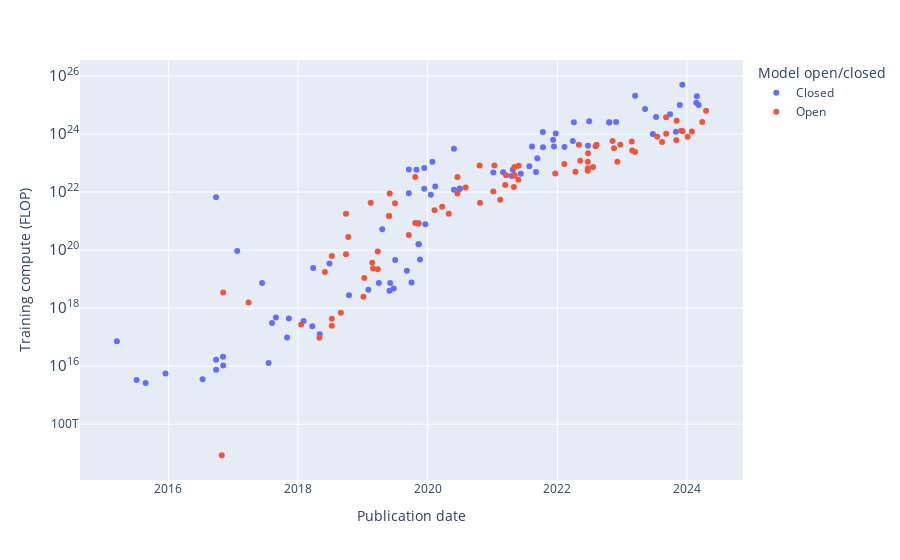

Source (notebook cell):
### Code cell
fig = px.scatter(
    # access_df,
    # access_df.loc[access_df_recent['System'].isin(selected_systems)],
    access_df_recent,
    x='Publication date',
    y='Training compute (FLOP)',
    color='Model open/closed',
    hover_data=['System'],
    log_y=True,
)

save_plot(fig, results_dir, f'training_compute_by_open_closed {analysis_start_year}')

fig.show()

### Figure 1 — Plotly figure (JSON) as saved in the notebook; plotly's stock layout.template omitted (floating-point values rounded to 4 significant figures)
{"data": [{"customdata": [["genCNN + dyn eval"], ["Search-Proven Best LSTM"], ["LSTM-Char-Large"], ["Variational (untied weights, MC) LSTM (Large)"], ["VD-RHN"], ["GNMT"], ["Pointer Sentinel-LSTM (medium)"], ["Zoneout + Variational LSTM (WT2)"], ["VD-LSTM+REAL Large"], ["Neural Architecture Search with base 8 and shared embeddings"], ["MoE"], ["Transformer"], ["Densely Connected LSTM + Var. Dropout"], ["AWD-LSTM - 3-layer LSTM (tied) + continuous cache pointer (WT2)"], ["GL-LWGC-AWD-MoS-LSTM + dynamic evaluation (WT2)"], ["Fraternal dropout + AWD-LSTM 3-layer (WT2)"], ["AWD-LSTM-MoS + dynamic evaluation (WT2, 2017)"], ["QRNN"], ["4 layer QRNN (h=2500)"], ["LSTM (Hebbian, Cache, MbPA)"], ["Dropout-LSTM+Noise(Bernoulli) (WT2)"], ["QT-Opt"], ["TrellisNet"], ["Hanabi 4 player"], ["FAIRSEQ Adaptive Inputs"], ["BERT-Large-CAS (PTB+WT2+WT103)"], ["DLRM-2020"], ["Transformer-XL Large + Phrase Induction"], ["Tensorized Transformer (257M)"], ["All-attention network + adaptive span"], ["ResNet-152 + ObjectNet"], ["Megatron-BERT"], ["Megatron-LM (8.3B)"], ["AlphaX-1"], ["AlphaStar"], ["Sandwich Transformer"], ["Noisy Student (L2)"], ["Compressive Transformers for Long-Range Sequence Modelling"], ["MuZero"], ["OpenAI Five"], ["OpenAI Five Rerun"], ["DD-PPO"], ["ContextNet + Noisy Student"], ["Meena"], ["Turing-NLG"], ["GPT-3 175B (davinci)"], ["GPT3-6.7B (rerun of original)"], ["GShard (dense)"], ["GShard (600B)"], ["DALL-E"], ["Meta Pseudo Labels"], ["PLUG"], ["PanGu-α"], ["CoAtNet"], ["GOAT"], ["Jurassic-1-Jumbo"], ["FLAN 137B"], ["HyperCLOVA 82B"], ["Megatron-Turing NLG 530B"], ["Yuan 1.0"], ["Gopher (280B)"], ["GLaM"], ["ERNIE 3.0 Titan"], ["LaMDA"], ["Chinchilla"], ["PaLM (540B)"], ["Parti"], ["Minerva (540B)"], ["U-PaLM (540B)"], ["Flan-PaLM 540B"], ["GPT-3.5 (text-davinci-003)"], ["GPT-4"], ["PaLM 2"], ["Inflection-1"], ["Claude 2"], ["Amazon Titan"], ["Mi:dm 200B"], ["Inflection-2"], ["Gemini 1.0 Ultra"], ["MegaScale (Production)"], ["Mistral Large"], ["Inflection-2.5"]], "hovertemplate": "Model open/closed=Closed<br>Publication date=%{x}<br>Training compute (FLOP)=%{y}<br>System=%{customdata[0]}<extra></extra>", "legendgroup": "Closed", "marker": {"color": "#636efa", "symbol": "circle"}, "mode": "markers", "name": "Closed", "orientation": "v", "showlegend": true, "type": "scatter", "x": ["2015-03-17", "2015-07-06", "2015-08-26", "2015-12-16", "2016-07-12", "2016-09-26", "2016-09-26", "2016-09-26", "2016-11-04", "2016-11-05", "2017-01-23", "2017-06-12", "2017-07-19", "2017-08-07", "2017-08-29", "2017-10-31", "2017-11-10", "2018-02-01", "2018-03-22", "2018-03-27", "2018-05-03", "2018-06-27", "2018-10-15", "2019-02-01", "2019-04-01", "2019-04-20", "2019-05-31", "2019-06-04", "2019-06-24", "2019-07-02", "2019-09-06", "2019-09-17", "2019-09-17", "2019-10-02", "2019-10-30", "2019-11-10", "2019-11-11", "2019-11-13", "2019-11-19", "2019-12-13", "2019-12-13", "2019-12-19", "2020-01-19", "2020-01-28", "2020-02-13", "2020-05-28", "2020-05-28", "2020-06-30", "2020-06-30", "2021-01-05", "2021-03-01", "2021-04-19", "2021-04-25", "2021-06-09", "2021-07-27", "2021-08-11", "2021-09-03", "2021-09-10", "2021-10-11", "2021-10-12", "2021-12-08", "2021-12-13", "2021-12-23", "2022-02-10", "2022-03-29", "2022-04-04", "2022-06-22", "2022-06-29", "2022-10-20", "2022-10-20", "2022-11-28", "2023-03-15", "2023-05-10", "2023-06-23", "2023-07-11", "2023-09-28", "2023-10-31", "2023-11-22", "2023-12-06", "2024-02-23", "2024-02-26", "2024-03-07"], "xaxis": "x", "y": [73000000000000000, 3340000000000000, 2650000000000000, 5620000000000000, 3570000000000000, 6.62e+21, 7490000000000000, 16800000000000000, 21300000000000000, 10500000000000000, 93939056640000000000, 7424524800000000000, 12800000000000000, 309000000000000000, 474000000000000000, 98500000000000000, 437000000000000000, 360000000000000000, 240000000000000000, 24000000000000000000, 127000000000000000, 34875000000000000000, 2780000000000000000, 4300000000000000000, 7300000000000000000, 521000000000000000000, 4000000000000000000, 7300000000000000000, 4760000000000000000, 46000000000000000000, 19400000000000000000, 6.027e+22, 9.1e+21, 7600000000000000000, 5.925e+22, 158000000000000000000, 849346560000000000000, 160000000000000000000, 48000000000000000000, 6.7e+22, 1.3e+22, 780000000000000000000, 8.16e+21, 1.12e+23, 1.57e+22, 3.14e+23, 1.2e+22, 1.28e+22, 1.33e+22, 4.7e+22, 4.79e+22, 3.6e+22, 5.83e+22, 4.27e+22, 7.8e+22, 3.7e+23, 4.896e+22, 1.476e+23, 1.17e+24, 3.538e+23, 6.31e+23, 3.74e+23, 1.042e+24, 3.55e+23, 5.76e+23, 2.527e+24, 3.963e+23, 2.742e+24, 2.53e+24, 2.5e+24, 2.578e+24, 2.1e+25, 7.34e+24, 1e+24, 3.866e+24, 4.8e+24, 1.2e+24, 1.001e+25, 5e+25, 1.2e+25, 2e+25, 1e+25], "yaxis": "y"}, {"customdata": [["SPIDER2"], ["BIDAF"], ["AlexNet + coordinating filters"], ["ULM-FiT"], ["DNCON2"], ["GPT"], ["Big-Little Net"], ["Big-Little Net (vision)"], ["Big-Little Net (speech)"], ["(ensemble): AWD-LSTM-DOC (fin) × 5 (WT2)"], ["BigGAN-deep 512x512"], ["Transformer (Adaptive Input Embeddings) WT103"], ["BERT-Large"], ["Decoupled weight decay regularization"], ["Transformer-XL (257M)"], ["GPT-2 (1.5B)"], ["ProxylessNAS"], ["KataGo"], ["UniRep"], ["SciBERT"], ["MnasNet-A3"], ["MnasNet-A1 + SSDLite"], ["XLNet"], ["RoBERTa Large"], ["Megatron-LM (355M)"], ["T5-3B"], ["T5-11B"], ["CamemBERT"], ["ALBERT-xxlarge"], ["ELECTRA"], ["Once for All"], ["iGPT-XL"], ["iGPT-L"], ["mBART-50"], ["mT5-XXL"], ["ViT-Huge/14"], ["CLIP (ViT L/14@336px)"], ["Switch"], ["MSA Transformer"], ["ResNet-RS"], ["GLM-10B"], ["GPT-J-6B"], ["ProtT5-XXL"], ["ProtT5-XXL-BFD"], ["ProtBERT-BFD"], ["CogView"], ["ByT5-XXL"], ["XGLM-7.5B"], ["GPT-NeoX-20B"], ["Stable Diffusion (LDM-KL-8-G)"], ["OPT-175B"], ["UL2"], ["OPT-66B"], ["OPT-30B"], ["CodeGeeX"], ["YaLM"], ["ESM2-15B"], ["GLM-130B"], ["BlenderBot 3"], ["BLOOM-176B"], ["Galactica"], ["Whisper v2"], ["OPT-IML (175B)"], ["LLaMA-65B"], ["LLaMA-33B"], ["Falcon-40B"], ["Llama 2-70B"], ["Code Llama-34B"], ["Falcon-180B"], ["TigerBot-70B"], ["Yi-34B"], ["Grok-1"], ["Qwen-72B"], ["XVERSE-65B-2"], ["DeepSeek LLM 67B"], ["Code Llama-70B"], ["DBRX"], ["Llama 3-70B"]], "hovertemplate": "Model open/closed=Open<br>Publication date=%{x}<br>Training compute (FLOP)=%{y}<br>System=%{customdata[0]}<extra></extra>", "legendgroup": "Open", "marker": {"color": "#EF553B", "symbol": "circle"}, "mode": "markers", "name": "Open", "orientation": "v", "showlegend": true, "type": "scatter", "x": ["2016-10-28", "2016-11-05", "2017-03-28", "2018-01-18", "2018-05-01", "2018-06-01", "2018-07-10", "2018-07-10", "2018-07-10", "2018-08-30", "2018-09-28", "2018-09-28", "2018-10-11", "2019-01-04", "2019-01-09", "2019-02-14", "2019-02-23", "2019-02-27", "2019-03-26", "2019-03-26", "2019-05-29", "2019-05-29", "2019-06-01", "2019-07-01", "2019-09-17", "2019-10-23", "2019-10-23", "2019-11-10", "2020-02-09", "2020-03-23", "2020-04-29", "2020-06-17", "2020-06-17", "2020-08-02", "2020-10-20", "2020-10-22", "2021-01-05", "2021-01-11", "2021-02-13", "2021-03-13", "2021-03-18", "2021-05-01", "2021-05-04", "2021-05-04", "2021-05-04", "2021-05-26", "2021-05-28", "2021-12-20", "2022-02-09", "2022-04-13", "2022-05-02", "2022-05-10", "2022-06-21", "2022-06-21", "2022-06-22", "2022-06-23", "2022-07-21", "2022-08-04", "2022-08-10", "2022-11-08", "2022-11-16", "2022-12-05", "2022-12-22", "2023-02-24", "2023-02-27", "2023-03-15", "2023-07-18", "2023-08-14", "2023-09-06", "2023-09-06", "2023-11-02", "2023-11-04", "2023-11-30", "2023-12-08", "2024-01-05", "2024-01-29", "2024-03-27", "2024-04-18"], "xaxis": "x", "y": [8540000000000, 3468614400000000000, 1557140125176000000, 272538000000000000, 95000000000000000, 17578125000000000000, 246048000000000000, 62988288000000000000, 429004800000000000, 693000000000000000, 1.8e+21, 72000000000000000000, 285000000000000000000, 2470000000000000000, 10900000000000000000, 4.3e+21, 37065600000000000000, 23200000000000000000, 22000000000000000000, 89268480000000000000, 1.5e+21, 1.5e+21, 8.9e+21, 4.154e+21, 335000000000000000000, 865865406873600000000, 3.3e+22, 830000000000000000000, 2.39e+21, 3.1e+21, 1.784e+21, 3.3e+22, 8.91e+21, 1.452e+22, 8.2e+22, 4.262e+21, 1.05e+22, 8.22e+22, 5.49e+21, 1.763e+22, 3.79e+22, 1.5e+22, 7.37e+22, 3.7e+22, 3.9e+22, 2.68e+22, 8.1e+22, 4.348e+22, 9.316e+22, 5e+22, 4.3e+23, 1.2e+23, 1.1e+23, 5.4e+22, 6.63e+22, 2.2e+23, 7.35e+22, 3.778e+23, 4.3e+23, 5.77e+23, 3.24e+23, 1.1e+23, 4.3e+23, 5.5e+23, 2.73e+23, 2.4e+23, 8.1e+23, 5.3e+23, 3.76e+24, 1.02e+24, 6.1e+23, 2.9e+24, 1.3e+24, 1.248e+24, 8.04e+23, 1.23e+24, 2.6e+24, 6.3e+24], "yaxis": "y"}], "layout": {"legend": {"title": {"text": "Model open/closed"}, "tracegroupgap": 0}, "margin": {"t": 60}, "xaxis": {"anchor": "y", "domain": [0, 1], "title": {"text": "Publication date"}}, "yaxis": {"anchor": "x", "domain": [0, 1], "title": {"text": "Training compute (FLOP)"}, "type": "log"}}}
